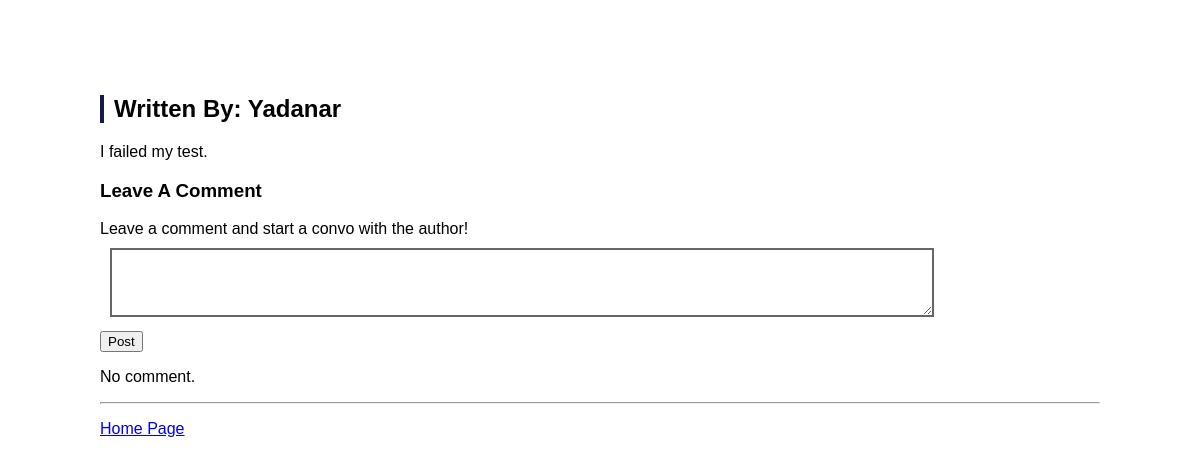
The app's page /2/, older data.
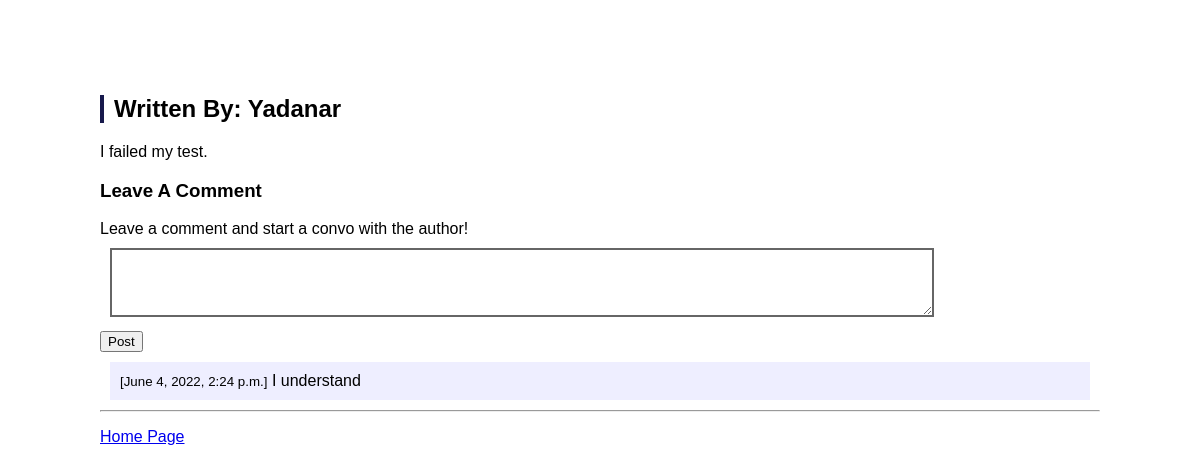
The same page, newer data.
### hack/models.py (models this page shows)
class Comment(models.Model):
    text = models.TextField()
    posted_at = models.DateTimeField(default=timezone.now)
    article = models.ForeignKey(Article, related_name='comments', on_delete=models.CASCADE)

### hack/views.py (the view)
# urls.py: path('<int:article_id>/',views.detail,name="detail"),
def detail(request, article_id):
    try:
        article=Article.objects.get(pk=article_id)
    except Article.DoesNotExist:
        raise Http404("Review does not exist")
    if request.method=='POST':
        comment=Comment(article=article, text=request.POST['text'])
        comment.save()
    context ={
        "article" : article, #red article represents the one seen in html. blue one represents its value
        "comments":article.comments.order_by('-posted_at')
    }
    return render(request,'hack/page2.html',context)

### hack/templates/hack/page2.html (shortened to what this page needs)
<!DOCTYPE html>
{% load static %}
<html>
  <head>
    <meta charset="UTF-8"></head>
    <link href="{% static 'hack/index.css' %}" type="text/css" rel="stylesheet">
  <body>
    <h2>Written By: {{ article.title }}</h2>
    <div>
      {{ article.body | linebreaksbr }}
    </div>
    <h3>Leave A Comment</h3>
    <form action="{% url 'detail' article.id %}" method="post">
      <div>
        <label for="textInput">Leave a comment and start a convo with the author!</label>
        <br>
        <textarea id="textInput" name="text" rows="3"></textarea>
      </div>
      <div>
        <button type="submit">Post</button>
      </div>
    </form>
    {% if comments %}
    {% for comment in comments %}
    <div class="text">
      <small>[{{ comment.posted_at }}]</small>
      <span>
        {{ comment.text | linebreaksbr }}
      </span>
    </div>
    {% endfor %}
    {% else %}
    <p>No comment.</p>
    {% endif %}
    <hr>
    <p>
      <a href="{% url 'index' %}">Home Page</a>
    </p>
  </body>
</html>

Row changes from the older to the newer data that the page shows:
added Comment: posted_at "June 4, 2022, 2:24 p.m.", text "I understand"
Text that changed along with them:
text no longer shown: "No comment."
